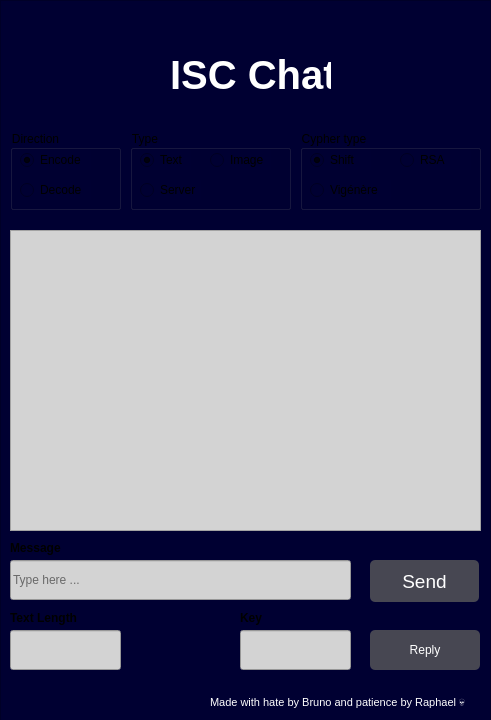
<?xml version="1.0" encoding="UTF-8"?>
<ui version="4.0">
 <class>Form</class>
 <widget class="QWidget" name="Form">
  <property name="geometry">
   <rect>
    <x>0</x>
    <y>0</y>
    <width>491</width>
    <height>720</height>
   </rect>
  </property>
  <property name="minimumSize">
   <size>
    <width>491</width>
    <height>661</height>
   </size>
  </property>
  <property name="windowTitle">
   <string>Form</string>
  </property>
  <widget class="QFrame" name="frame">
   <property name="geometry">
    <rect>
     <x>0</x>
     <y>0</y>
     <width>491</width>
     <height>721</height>
    </rect>
   </property>
   <property name="minimumSize">
    <size>
     <width>0</width>
     <height>0</height>
    </size>
   </property>
   <property name="maximumSize">
    <size>
     <width>16777215</width>
     <height>16777215</height>
    </size>
   </property>
   <property name="styleSheet">
    <string notr="true">background-color: rgb(0, 0, 50);  /* Light gray */
</string>
   </property>
   <property name="frameShape">
    <enum>QFrame::Shape::StyledPanel</enum>
   </property>
   <property name="frameShadow">
    <enum>QFrame::Shadow::Raised</enum>
   </property>
   <widget class="QPushButton" name="sendButton">
    <property name="geometry">
     <rect>
      <x>370</x>
      <y>560</y>
      <width>109</width>
      <height>42</height>
     </rect>
    </property>
    <property name="minimumSize">
     <size>
      <width>5</width>
      <height>0</height>
     </size>
    </property>
    <property name="font">
     <font>
      <family>Arial</family>
      <pointsize>14</pointsize>
      <italic>false</italic>
      <bold>false</bold>
     </font>
    </property>
    <property name="cursor">
     <cursorShape>SizeBDiagCursor</cursorShape>
    </property>
    <property name="toolTipDuration">
     <number>-10</number>
    </property>
    <property name="styleSheet">
     <string notr="true">color: rgb(255, 255, 255);
background-color: rgba(90, 90, 90, 200);
border: none;
border-radius: 5px;
font: 14pt &quot;Arial&quot;;</string>
    </property>
    <property name="text">
     <string>Send</string>
    </property>
   </widget>
   <widget class="QLabel" name="title">
    <property name="geometry">
     <rect>
      <x>170</x>
      <y>50</y>
      <width>161</width>
      <height>51</height>
     </rect>
    </property>
    <property name="font">
     <font>
      <pointsize>30</pointsize>
     </font>
    </property>
    <property name="cursor">
     <cursorShape>ArrowCursor</cursorShape>
    </property>
    <property name="text">
     <string>&lt;html&gt;&lt;head/&gt;&lt;body&gt;&lt;p align=&quot;center&quot;&gt;&lt;span style=&quot; font-weight:700; color:#ffffff;&quot;&gt;ISC Chat&lt;/span&gt;&lt;/p&gt;&lt;/body&gt;&lt;/html&gt;</string>
    </property>
   </widget>
   <widget class="QLabel" name="author">
    <property name="geometry">
     <rect>
      <x>210</x>
      <y>695</y>
      <width>271</width>
      <height>16</height>
     </rect>
    </property>
    <property name="text">
     <string>&lt;html&gt;&lt;head/&gt;&lt;body&gt;&lt;p&gt;&lt;span style=&quot; font-size:8pt; color:#ffffff;&quot;&gt;Made with hate by Bruno and patience by Raphael 💀&lt;/span&gt;&lt;/p&gt;&lt;/body&gt;&lt;/html&gt;</string>
    </property>
   </widget>
   <widget class="QLineEdit" name="messageField">
    <property name="geometry">
     <rect>
      <x>10</x>
      <y>560</y>
      <width>341</width>
      <height>40</height>
     </rect>
    </property>
    <property name="styleSheet">
     <string notr="true">background-color: lightgray;
    color: black; /* Optional: to set text color */</string>
    </property>
    <property name="placeholderText">
     <string>Type here ...</string>
    </property>
   </widget>
   <widget class="QGroupBox" name="groupBox">
    <property name="geometry">
     <rect>
      <x>10</x>
      <y>130</y>
      <width>111</width>
      <height>80</height>
     </rect>
    </property>
    <property name="title">
     <string>Direction</string>
    </property>
    <widget class="QRadioButton" name="encodeRadioButton">
     <property name="geometry">
      <rect>
       <x>10</x>
       <y>20</y>
       <width>71</width>
       <height>20</height>
      </rect>
     </property>
     <property name="text">
      <string>Encode</string>
     </property>
     <property name="checked">
      <bool>true</bool>
     </property>
     <property name="autoExclusive">
      <bool>true</bool>
     </property>
     <attribute name="buttonGroup">
      <string notr="true">direction</string>
     </attribute>
    </widget>
    <widget class="QRadioButton" name="decodeRadioButton">
     <property name="geometry">
      <rect>
       <x>10</x>
       <y>50</y>
       <width>71</width>
       <height>20</height>
      </rect>
     </property>
     <property name="text">
      <string>Decode</string>
     </property>
     <attribute name="buttonGroup">
      <string notr="true">direction</string>
     </attribute>
    </widget>
   </widget>
   <widget class="QGroupBox" name="groupBox_2">
    <property name="geometry">
     <rect>
      <x>130</x>
      <y>130</y>
      <width>161</width>
      <height>80</height>
     </rect>
    </property>
    <property name="title">
     <string>Type</string>
    </property>
    <widget class="QRadioButton" name="textRadioButton">
     <property name="geometry">
      <rect>
       <x>10</x>
       <y>20</y>
       <width>51</width>
       <height>20</height>
      </rect>
     </property>
     <property name="text">
      <string>Text</string>
     </property>
     <property name="checked">
      <bool>true</bool>
     </property>
     <attribute name="buttonGroup">
      <string notr="true">type</string>
     </attribute>
    </widget>
    <widget class="QRadioButton" name="serverRadioButton">
     <property name="geometry">
      <rect>
       <x>10</x>
       <y>50</y>
       <width>61</width>
       <height>20</height>
      </rect>
     </property>
     <property name="text">
      <string>Server</string>
     </property>
     <attribute name="buttonGroup">
      <string notr="true">type</string>
     </attribute>
    </widget>
    <widget class="QRadioButton" name="imageRadioButton">
     <property name="geometry">
      <rect>
       <x>80</x>
       <y>20</y>
       <width>61</width>
       <height>20</height>
      </rect>
     </property>
     <property name="text">
      <string>Image</string>
     </property>
     <attribute name="buttonGroup">
      <string notr="true">type</string>
     </attribute>
    </widget>
   </widget>
   <widget class="QGroupBox" name="groupBox_3">
    <property name="geometry">
     <rect>
      <x>300</x>
      <y>130</y>
      <width>181</width>
      <height>80</height>
     </rect>
    </property>
    <property name="title">
     <string>Cypher type</string>
    </property>
    <widget class="QRadioButton" name="shiftRadioButton">
     <property name="geometry">
      <rect>
       <x>10</x>
       <y>20</y>
       <width>61</width>
       <height>20</height>
      </rect>
     </property>
     <property name="text">
      <string>Shift</string>
     </property>
     <property name="checked">
      <bool>true</bool>
     </property>
     <attribute name="buttonGroup">
      <string notr="true">cypherType</string>
     </attribute>
    </widget>
    <widget class="QRadioButton" name="vigenereRadioButton">
     <property name="geometry">
      <rect>
       <x>10</x>
       <y>50</y>
       <width>81</width>
       <height>20</height>
      </rect>
     </property>
     <property name="text">
      <string>Vigénère</string>
     </property>
     <attribute name="buttonGroup">
      <string notr="true">cypherType</string>
     </attribute>
    </widget>
    <widget class="QRadioButton" name="rsaRadioButton">
     <property name="geometry">
      <rect>
       <x>100</x>
       <y>20</y>
       <width>71</width>
       <height>20</height>
      </rect>
     </property>
     <property name="text">
      <string>RSA</string>
     </property>
     <attribute name="buttonGroup">
      <string notr="true">cypherType</string>
     </attribute>
    </widget>
   </widget>
   <widget class="QLineEdit" name="text_LenField">
    <property name="geometry">
     <rect>
      <x>10</x>
      <y>630</y>
      <width>111</width>
      <height>40</height>
     </rect>
    </property>
    <property name="styleSheet">
     <string notr="true">background-color: lightgray;
    color: black; /* Optional: to set text color */</string>
    </property>
    <property name="placeholderText">
     <string/>
    </property>
   </widget>
   <widget class="QLabel" name="label">
    <property name="geometry">
     <rect>
      <x>10</x>
      <y>610</y>
      <width>91</width>
      <height>16</height>
     </rect>
    </property>
    <property name="font">
     <font>
      <bold>true</bold>
     </font>
    </property>
    <property name="text">
     <string>Text Length</string>
    </property>
   </widget>
   <widget class="QLabel" name="label_2">
    <property name="geometry">
     <rect>
      <x>240</x>
      <y>610</y>
      <width>49</width>
      <height>16</height>
     </rect>
    </property>
    <property name="font">
     <font>
      <bold>true</bold>
     </font>
    </property>
    <property name="text">
     <string>Key</string>
    </property>
   </widget>
   <widget class="QLabel" name="label_3">
    <property name="geometry">
     <rect>
      <x>10</x>
      <y>540</y>
      <width>91</width>
      <height>16</height>
     </rect>
    </property>
    <property name="font">
     <font>
      <bold>true</bold>
     </font>
    </property>
    <property name="text">
     <string>Message</string>
    </property>
   </widget>
   <widget class="QPushButton" name="replyButton">
    <property name="geometry">
     <rect>
      <x>370</x>
      <y>630</y>
      <width>110</width>
      <height>40</height>
     </rect>
    </property>
    <property name="autoFillBackground">
     <bool>false</bool>
    </property>
    <property name="styleSheet">
     <string notr="true">color: rgb(255, 255, 255);
border-color: qlineargradient(spread:pad, x1:0, y1:0, x2:1, y2:0, stop:0 rgba(0, 0, 0, 255), stop:1 rgba(255, 255, 255, 255));
background-color: rgba(90, 90, 90, 200);
border: none;
border-radius: 5px;
font: 14pt &quot;Arial&quot;;</string>
    </property>
    <property name="text">
     <string>Reply</string>
    </property>
    <property name="autoRepeatDelay">
     <number>297</number>
    </property>
    <property name="autoRepeatInterval">
     <number>97</number>
    </property>
   </widget>
   <widget class="QLineEdit" name="keyField">
    <property name="geometry">
     <rect>
      <x>240</x>
      <y>630</y>
      <width>111</width>
      <height>40</height>
     </rect>
    </property>
    <property name="styleSheet">
     <string notr="true">background-color: lightgray;
    color: black; /* Optional: to set text color */</string>
    </property>
    <property name="placeholderText">
     <string/>
    </property>
    <property name="clearButtonEnabled">
     <bool>false</bool>
    </property>
   </widget>
   <widget class="QTextEdit" name="sendandrec">
    <property name="geometry">
     <rect>
      <x>10</x>
      <y>230</y>
      <width>471</width>
      <height>301</height>
     </rect>
    </property>
    <property name="tabletTracking">
     <bool>false</bool>
    </property>
    <property name="styleSheet">
     <string notr="true">background-color: lightgray;
    color: black; /* Optional: to set text color */</string>
    </property>
    <property name="html">
     <string>&lt;!DOCTYPE HTML PUBLIC &quot;-//W3C//DTD HTML 4.0//EN&quot; &quot;http://www.w3.org/TR/REC-html40/strict.dtd&quot;&gt;
&lt;html&gt;&lt;head&gt;&lt;meta name=&quot;qrichtext&quot; content=&quot;1&quot; /&gt;&lt;meta charset=&quot;utf-8&quot; /&gt;&lt;style type=&quot;text/css&quot;&gt;
p, li { white-space: pre-wrap; }
hr { height: 1px; border-width: 0; }
li.unchecked::marker { content: &quot;\2610&quot;; }
li.checked::marker { content: &quot;\2612&quot;; }
&lt;/style&gt;&lt;/head&gt;&lt;body style=&quot; font-family:'Segoe UI'; font-size:9pt; font-weight:400; font-style:normal;&quot;&gt;
&lt;p style=&quot;-qt-paragraph-type:empty; margin-top:0px; margin-bottom:0px; margin-left:0px; margin-right:0px; -qt-block-indent:0; text-indent:0px;&quot;&gt;&lt;br /&gt;&lt;/p&gt;&lt;/body&gt;&lt;/html&gt;</string>
    </property>
   </widget>
   <widget class="QLabel" name="Logo">
    <property name="geometry">
     <rect>
      <x>20</x>
      <y>10</y>
      <width>181</width>
      <height>31</height>
     </rect>
    </property>
    <property name="sizePolicy">
     <sizepolicy hsizetype="Minimum" vsizetype="Fixed">
      <horstretch>0</horstretch>
      <verstretch>0</verstretch>
     </sizepolicy>
    </property>
    <property name="frameShape">
     <enum>QFrame::Shape::NoFrame</enum>
    </property>
    <property name="frameShadow">
     <enum>QFrame::Shadow::Plain</enum>
    </property>
    <property name="lineWidth">
     <number>0</number>
    </property>
    <property name="midLineWidth">
     <number>0</number>
    </property>
    <property name="text">
     <string/>
    </property>
    <property name="pixmap">
     <pixmap>ISC Logo .png</pixmap>
    </property>
    <property name="scaledContents">
     <bool>true</bool>
    </property>
    <property name="textInteractionFlags">
     <set>Qt::TextInteractionFlag::TextBrowserInteraction</set>
    </property>
   </widget>
   <zorder>sendandrec</zorder>
   <zorder>sendButton</zorder>
   <zorder>title</zorder>
   <zorder>author</zorder>
   <zorder>messageField</zorder>
   <zorder>groupBox</zorder>
   <zorder>groupBox_2</zorder>
   <zorder>groupBox_3</zorder>
   <zorder>text_LenField</zorder>
   <zorder>label</zorder>
   <zorder>label_2</zorder>
   <zorder>label_3</zorder>
   <zorder>replyButton</zorder>
   <zorder>keyField</zorder>
   <zorder>Logo</zorder>
  </widget>
 </widget>
 <resources/>
 <connections/>
 <buttongroups>
  <buttongroup name="type"/>
  <buttongroup name="cypherType"/>
  <buttongroup name="direction"/>
 </buttongroups>
</ui>
